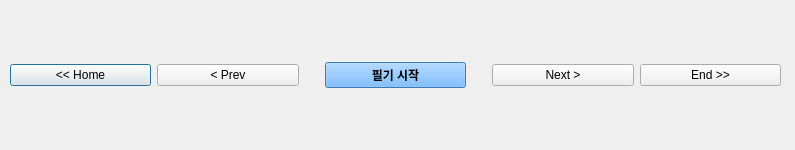
<?xml version="1.0" encoding="UTF-8"?>
<ui version="4.0">
 <class>Dialog</class>
 <widget class="QDialog" name="Dialog">
  <property name="geometry">
   <rect>
    <x>0</x>
    <y>0</y>
    <width>795</width>
    <height>150</height>
   </rect>
  </property>
  <property name="minimumSize">
   <size>
    <width>795</width>
    <height>0</height>
   </size>
  </property>
  <property name="maximumSize">
   <size>
    <width>16777215</width>
    <height>16777215</height>
   </size>
  </property>
  <property name="windowTitle">
   <string>Dialog</string>
  </property>
  <property name="windowIcon">
   <iconset>
    <normaloff>img/fb.png</normaloff>img/fb.png</iconset>
  </property>
  <widget class="QLabel" name="label_2">
   <property name="geometry">
    <rect>
     <x>10</x>
     <y>30</y>
     <width>771</width>
     <height>300</height>
    </rect>
   </property>
   <property name="maximumSize">
    <size>
     <width>16777215</width>
     <height>471</height>
    </size>
   </property>
   <property name="font">
    <font>
     <weight>75</weight>
     <bold>true</bold>
    </font>
   </property>
   <property name="text">
    <string/>
   </property>
   <property name="pixmap">
    <pixmap>../../OneDrive/바탕 화면/e.PNG</pixmap>
   </property>
  </widget>
  <widget class="QWidget" name="horizontalLayoutWidget">
   <property name="geometry">
    <rect>
     <x>10</x>
     <y>50</y>
     <width>771</width>
     <height>51</height>
    </rect>
   </property>
   <layout class="QHBoxLayout" name="horizontalLayout">
    <item>
     <widget class="QPushButton" name="pushButton_3">
      <property name="text">
       <string>&lt;&lt; Home</string>
      </property>
     </widget>
    </item>
    <item>
     <widget class="QPushButton" name="pushButton_2">
      <property name="text">
       <string>&lt; Prev</string>
      </property>
     </widget>
    </item>
    <item>
     <spacer name="verticalSpacer">
      <property name="orientation">
       <enum>Qt::Vertical</enum>
      </property>
      <property name="sizeHint" stdset="0">
       <size>
        <width>20</width>
        <height>40</height>
       </size>
      </property>
     </spacer>
    </item>
    <item>
     <widget class="QPushButton" name="pushButton">
      <property name="font">
       <font>
        <weight>75</weight>
        <bold>true</bold>
       </font>
      </property>
      <property name="styleSheet">
       <string notr="true">background-color: rgb(0, 85, 255);
background-color: rgb(85, 170, 255);</string>
      </property>
      <property name="text">
       <string>필기 시작</string>
      </property>
     </widget>
    </item>
    <item>
     <spacer name="verticalSpacer_2">
      <property name="orientation">
       <enum>Qt::Vertical</enum>
      </property>
      <property name="sizeHint" stdset="0">
       <size>
        <width>20</width>
        <height>40</height>
       </size>
      </property>
     </spacer>
    </item>
    <item>
     <widget class="QPushButton" name="pushButton_4">
      <property name="text">
       <string>Next &gt;</string>
      </property>
     </widget>
    </item>
    <item>
     <widget class="QPushButton" name="pushButton_5">
      <property name="text">
       <string>End &gt;&gt;</string>
      </property>
     </widget>
    </item>
   </layout>
  </widget>
 </widget>
 <resources/>
 <connections/>
</ui>
